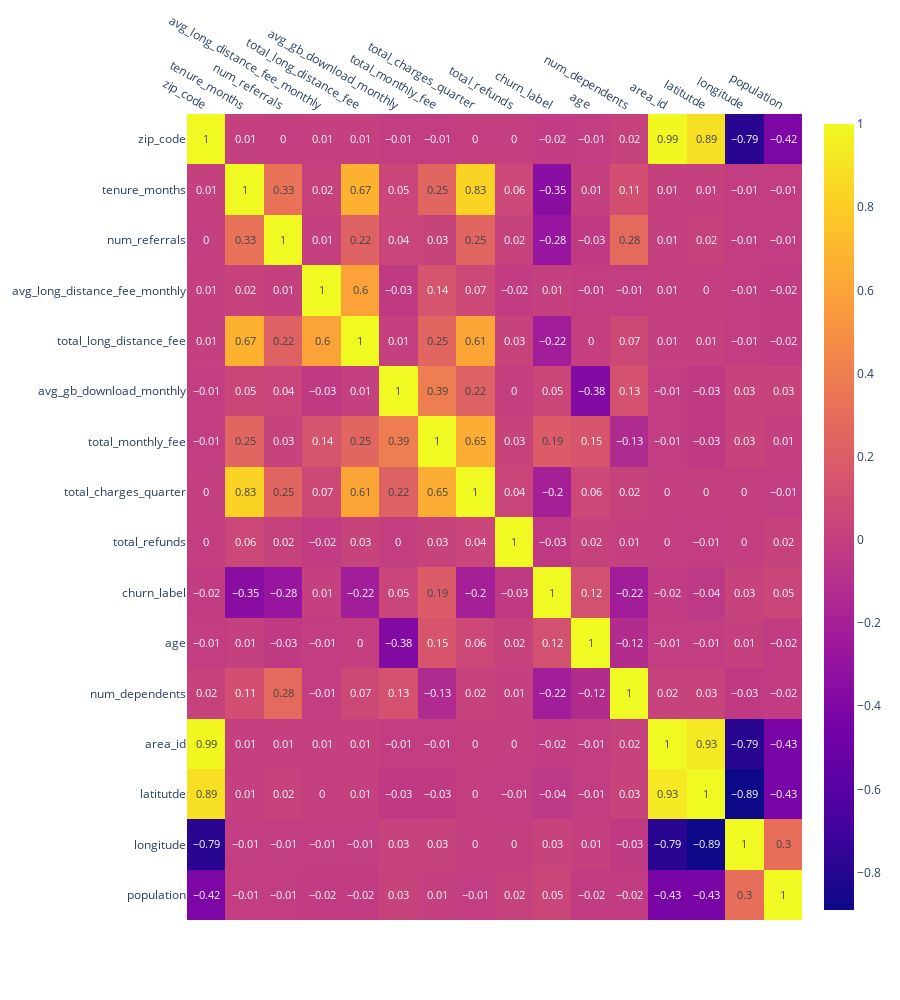

Notebook source saved alongside this figure:
### Code cell
# Use corr method to see the correlation of each numeric feature

# Store correlation in variable 'corr_df'
corr_df = round(train_df.corr(numeric_only = True),2)

# Create a heat map of all the numerical features.
fig = px.imshow(corr_df,text_auto=True, aspect = 'auto', height = 1000)
fig.update_xaxes(side="top")
fig.show()

# 'tenure_months', 'num_referrals', 'total_long_distance_fee', 'total_monthly_fee', 'total_charges_quarter', 'age', 
# 'num_dependents' have higher correlation with target variable 'churn_label'
# There are a few features have high correlation with each other, to take note when selecting features when training

### Figure 1 — Plotly figure (JSON) as saved in the notebook; plotly's stock layout.template omitted (floating-point values rounded to 4 significant figures; data arrays with more than 128 entries replaced by an {"elided": "..."} marker saying what was removed)
{"data": [{"coloraxis": "coloraxis", "hovertemplate": "x: %{x}<br>y: %{y}<br>color: %{z}<extra></extra>", "name": "0", "texttemplate": "%{z}", "type": "heatmap", "x": ["zip_code", "tenure_months", "num_referrals", "avg_long_distance_fee_monthly", "total_long_distance_fee", "avg_gb_download_monthly", "total_monthly_fee", "total_charges_quarter", "total_refunds", "churn_label", "age", "num_dependents", "area_id", "latitutde", "longitude", "population"], "xaxis": "x", "y": ["zip_code", "tenure_months", "num_referrals", "avg_long_distance_fee_monthly", "total_long_distance_fee", "avg_gb_download_monthly", "total_monthly_fee", "total_charges_quarter", "total_refunds", "churn_label", "age", "num_dependents", "area_id", "latitutde", "longitude", "population"], "yaxis": "y", "z": {"elided": "16x16 float values"}}], "layout": {"coloraxis": {"colorscale": [[0, "#0d0887"], [0.1111, "#46039f"], [0.2222, "#7201a8"], [0.3333, "#9c179e"], [0.4444, "#bd3786"], [0.5556, "#d8576b"], [0.6667, "#ed7953"], [0.7778, "#fb9f3a"], [0.8889, "#fdca26"], [1, "#f0f921"]]}, "height": 1000, "margin": {"t": 60}, "xaxis": {"anchor": "y", "domain": [0, 1], "side": "top"}, "yaxis": {"anchor": "x", "autorange": "reversed", "domain": [0, 1]}}}
